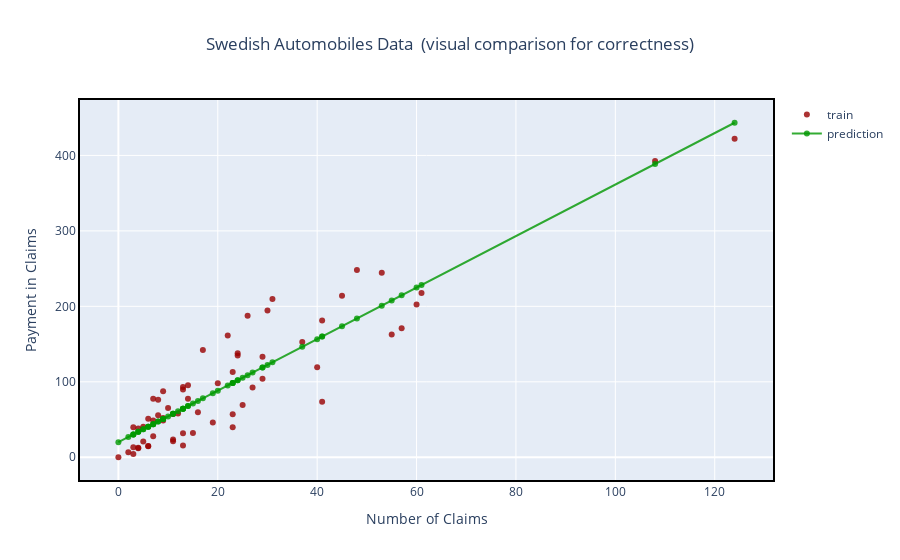

This figure's notebook cell:
### Code cell
import plotly.graph_objects as go
fig = go.Figure()

fig.add_trace(go.Scatter(x=data['X'], y=data['Y'], name='train', mode='markers', marker_color='rgba(152, 0, 0, .8)'))
fig.add_trace(go.Scatter(x=data['X'], y=y_pre, name='prediction', mode='lines+markers', marker_color='rgba(0, 152, 0, .8)'))

fig.update_layout(title = f'Swedish Automobiles Data\n (visual comparison for correctness)',title_x=0.5, xaxis_title= "Number of Claims", yaxis_title="Payment in Claims")
fig.update_xaxes(showline=True, linewidth=2, linecolor='black', mirror=True)
fig.update_yaxes(showline=True, linewidth=2, linecolor='black', mirror=True)
fig.show()

### Figure 1 — Plotly figure (JSON) as saved in the notebook; plotly's stock layout.template omitted (floating-point values rounded to 4 significant figures)
{"data": [{"marker": {"color": "rgba(152, 0, 0, .8)"}, "mode": "markers", "name": "train", "type": "scatter", "x": [108, 19, 13, 124, 40, 57, 23, 14, 45, 10, 5, 48, 11, 23, 7, 2, 24, 6, 3, 23, 6, 9, 9, 3, 29, 7, 4, 20, 7, 4, 0, 25, 6, 5, 22, 11, 61, 12, 4, 16, 13, 60, 41, 37, 55, 41, 11, 27, 8, 3, 17, 13, 13, 15, 8, 29, 30, 24, 9, 31, 14, 53, 26], "y": [392.5, 46.2, 15.7, 422.2, 119.4, 170.9, 56.9, 77.5, 214, 65.3, 20.9, 248.1, 23.5, 39.6, 48.8, 6.6, 134.9, 50.9, 4.4, 113, 14.8, 48.7, 52.1, 13.2, 103.9, 77.5, 11.8, 98.1, 27.9, 38.1, 0, 69.2, 14.6, 40.3, 161.5, 57.2, 217.6, 58.1, 12.6, 59.6, 89.9, 202.4, 181.3, 152.8, 162.8, 73.4, 21.3, 92.6, 76.1, 39.9, 142.1, 93, 31.9, 32.1, 55.6, 133.3, 194.5, 137.9, 87.4, 209.8, 95.5, 244.6, 187.5]}, {"marker": {"color": "rgba(0, 152, 0, .8)"}, "mode": "lines+markers", "name": "prediction", "type": "scatter", "x": [108, 19, 13, 124, 40, 57, 23, 14, 45, 10, 5, 48, 11, 23, 7, 2, 24, 6, 3, 23, 6, 9, 9, 3, 29, 7, 4, 20, 7, 4, 0, 25, 6, 5, 22, 11, 61, 12, 4, 16, 13, 60, 41, 37, 55, 41, 11, 27, 8, 3, 17, 13, 13, 15, 8, 29, 30, 24, 9, 31, 14, 53, 26], "y": [388.7, 84.86, 64.37, 443.3, 156.5, 214.6, 98.51, 67.79, 173.6, 54.13, 37.06, 183.9, 57.55, 98.51, 43.89, 26.82, 101.9, 40.48, 30.24, 98.51, 40.48, 50.72, 50.72, 30.24, 119.0, 43.89, 33.65, 88.27, 43.89, 33.65, 19.99, 105.3, 40.48, 37.06, 95.1, 57.55, 228.2, 60.96, 33.65, 74.62, 64.37, 224.8, 160.0, 146.3, 207.8, 160.0, 57.55, 112.2, 47.31, 30.24, 78.03, 64.37, 64.37, 71.2, 47.31, 119.0, 122.4, 101.9, 50.72, 125.8, 67.79, 200.9, 108.8]}], "layout": {"autosize": true, "title": {"text": "Swedish Automobiles Data\n (visual comparison for correctness)", "x": 0.5}, "xaxis": {"autorange": true, "linecolor": "black", "linewidth": 2, "mirror": true, "range": [-7.526, 131.5], "showline": true, "title": {"text": "Number of Claims"}, "type": "linear"}, "yaxis": {"autorange": true, "linecolor": "black", "linewidth": 2, "mirror": true, "range": [-36.58, 479.9], "showline": true, "title": {"text": "Payment in Claims"}, "type": "linear"}}}
